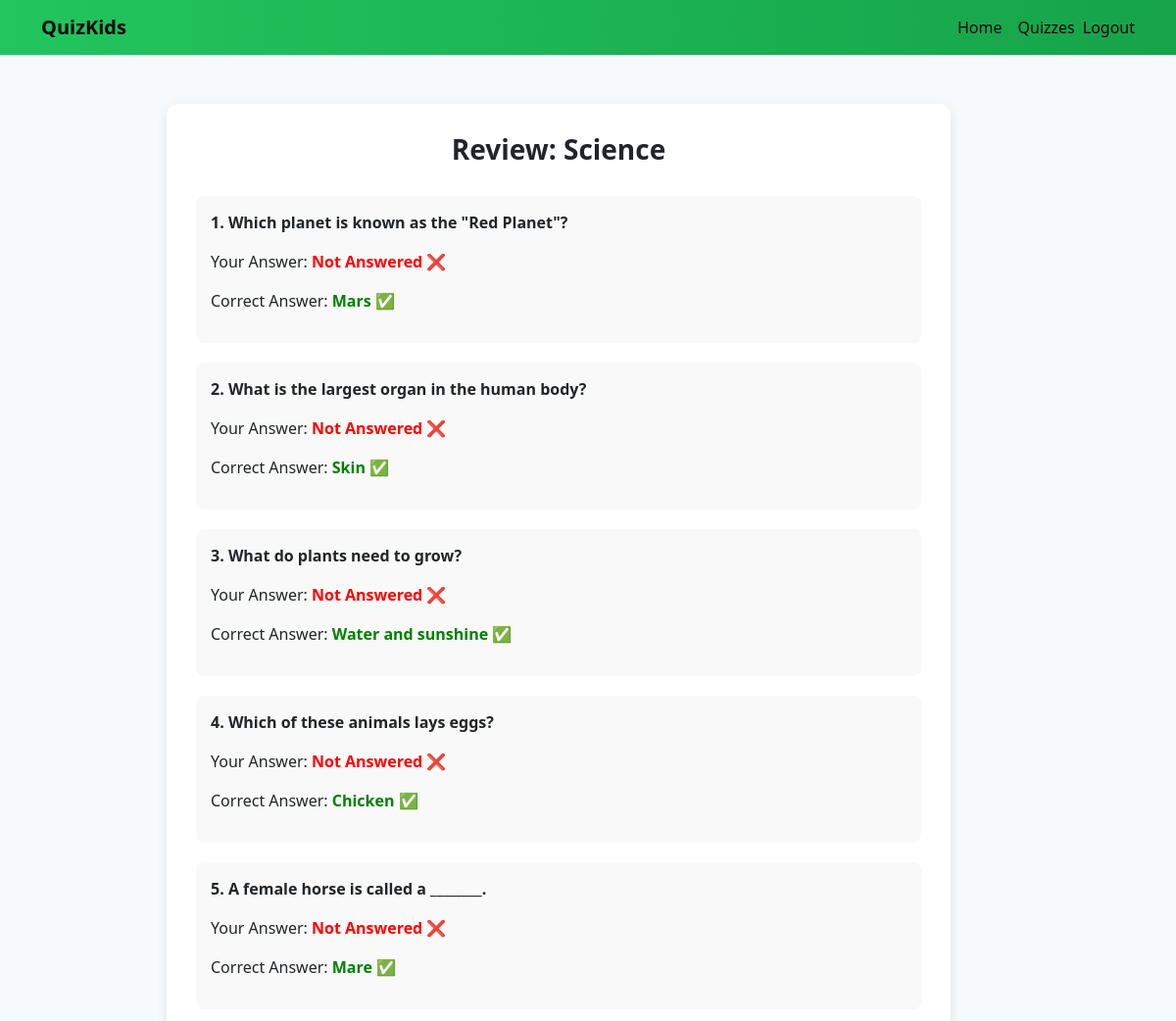
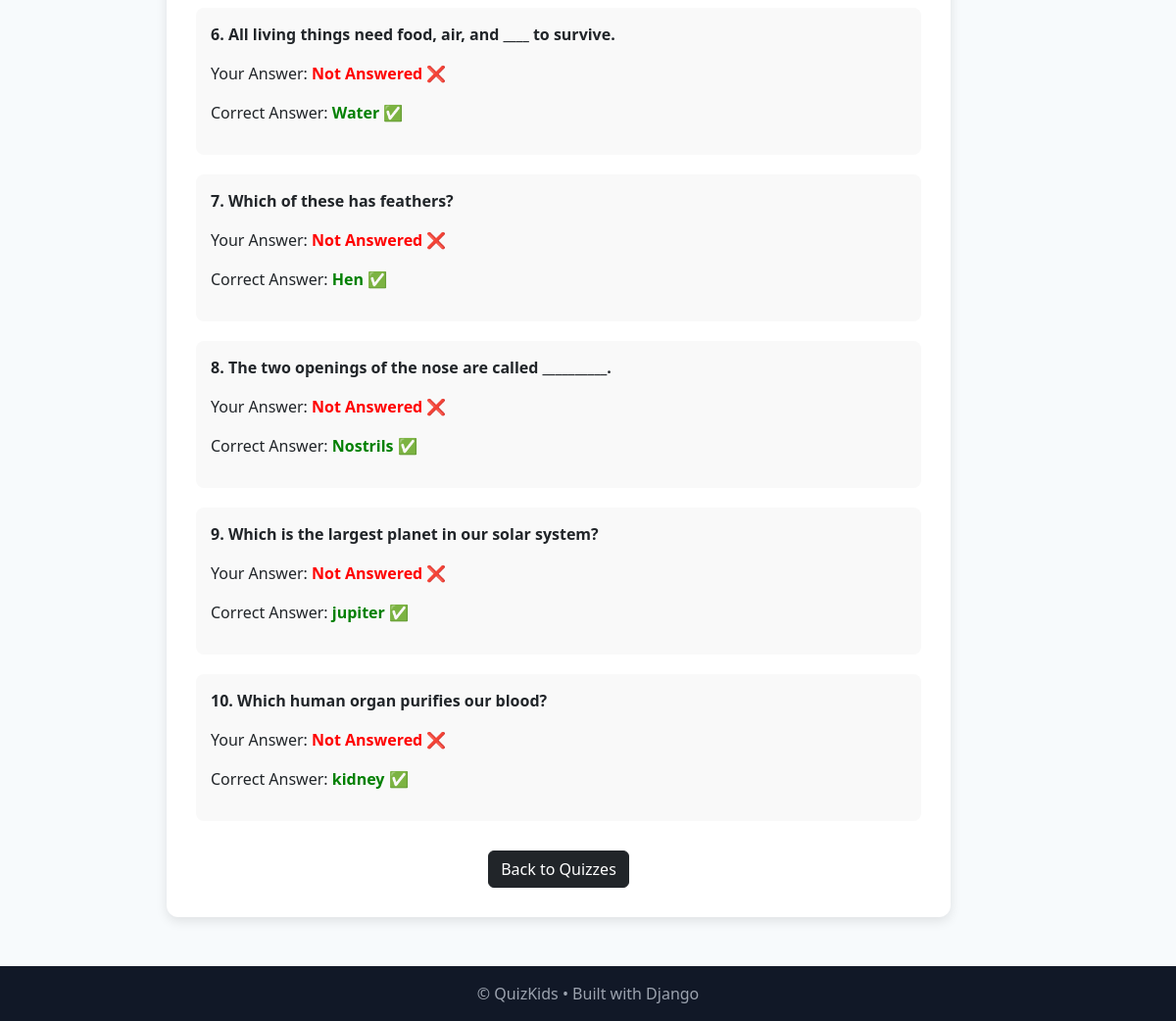
The page /quiz/1/review/ (signed in) on the database its author committed (2 pictures, top to bottom).
### quiz_app/models.py (models this page shows, shortened)
class Quiz(models.Model):
    title = models.CharField(max_length=200)
    description = models.TextField(blank=True)
    created_at = models.DateTimeField(auto_now_add=True)

class Question(models.Model):
    quiz = models.ForeignKey(Quiz, on_delete=models.CASCADE, related_name="questions")
    text = models.CharField(max_length=255)
    option1 = models.CharField(max_length=150)
    option2 = models.CharField(max_length=150)
    option3 = models.CharField(max_length=150)
    option4 = models.CharField(max_length=150)
    correct_answer = models.CharField(max_length=150)  # must match one of the options

### quiz_app/views.py (the view)
# urls.py: path("quiz/<int:quiz_id>/review/", views.review_quiz, name="review_quiz"),
@login_required
def review_quiz(request, quiz_id):
    quiz = get_object_or_404(Quiz, id=quiz_id)
    questions = quiz.questions.all()
    user_answers = request.session.get('user_answers', {})
    context = {'quiz': quiz, 'questions': questions, 'user_answers': user_answers}
    return render(request, "quiz_app/review_quiz.html", context)

### quiz_app/templates/quiz_app/review_quiz.html (shortened to what this page needs)
{% extends "quiz_app/base.html" %}
{% load static %}
{% block content %}
<div class="review-container">
  <h2 class="review-title">Review: {{ quiz.title }}</h2>
  {% for q in questions %}
    <div class="review-block">
      <p><strong>{{ forloop.counter }}. {{ q.text }}</strong></p>
      <p>
        Your Answer:
        {% if user_answers.q.id == q.option1 or user_answers.q.id == q.option2 or user_answers.q.id == q.option3 or user_answers.q.id == q.option4 %}
          {% if user_answers.q.id == q.correct_answer %}
            <span class="correct">{{ user_answers.q.id }}</span> ✅
          {% else %}
            <span class="wrong">{{ user_answers.q.id }}</span> ❌
          {% endif %}
        {% else %}
          <span class="wrong">Not Answered</span> ❌
        {% endif %}
      </p>
      <p>Correct Answer: <span class="correct">{{ q.correct_answer }}</span> ✅</p>
    </div>
  {% endfor %}
  <div class="back-btn">
    <a href="{% url 'quiz_list' %}" class="btn btn-dark">Back to Quizzes</a>
  </div>
</div>
{% endblock %}

### quiz_app/templates/quiz_app/review_quiz.html (style rules this page uses)
.review-container { max-width: 800px; margin: 50px auto; background: white; padding: 30px; border-radius: 12px; box-shadow: 0px 4px 12px rgba(0,0,0,0.1); }
.review-title { text-align: center; font-size: 28px; font-weight: 800; margin-bottom: 30px; }
.review-block { background: #f9f9f9; border-radius: 8px; padding: 15px; margin-bottom: 20px; }
.correct { color: green; font-weight: bold; }
.wrong { color: red; font-weight: bold; }
.back-btn { text-align: center; margin-top: 30px; }

### rows shown on the page
Quiz: title "Science"
Question: text "Which planet is known as the \"Red Planet\"?", option1 "Not Answered", correct_answer "Mars"
Question: text "What is the largest organ in the human body?", option1 "Not Answered", correct_answer "Skin"
Question: text "What do plants need to grow?", option1 "Not Answered", correct_answer "Water and sunshine"
Question: text "Which of these animals lays eggs?", option1 "Not Answered", correct_answer "Chicken"
Question: text "A female horse is called a ________.", option1 "Not Answered", correct_answer "Mare"
Question: text "All living things need food, air, and ____ to survive.", option1 "Not Answered", correct_answer "Water"
Question: text "Which of these has feathers?", option1 "Not Answered", correct_answer "Hen"
Question: text "The two openings of the nose are called __________.", option1 "Not Answered", correct_answer "Nostrils"
Question: text "Which is the largest planet in our solar system?", option1 "Not Answered", correct_answer "jupiter"
Question: text "Which human organ purifies our blood?", option1 "Not Answered", correct_answer "kidney"
